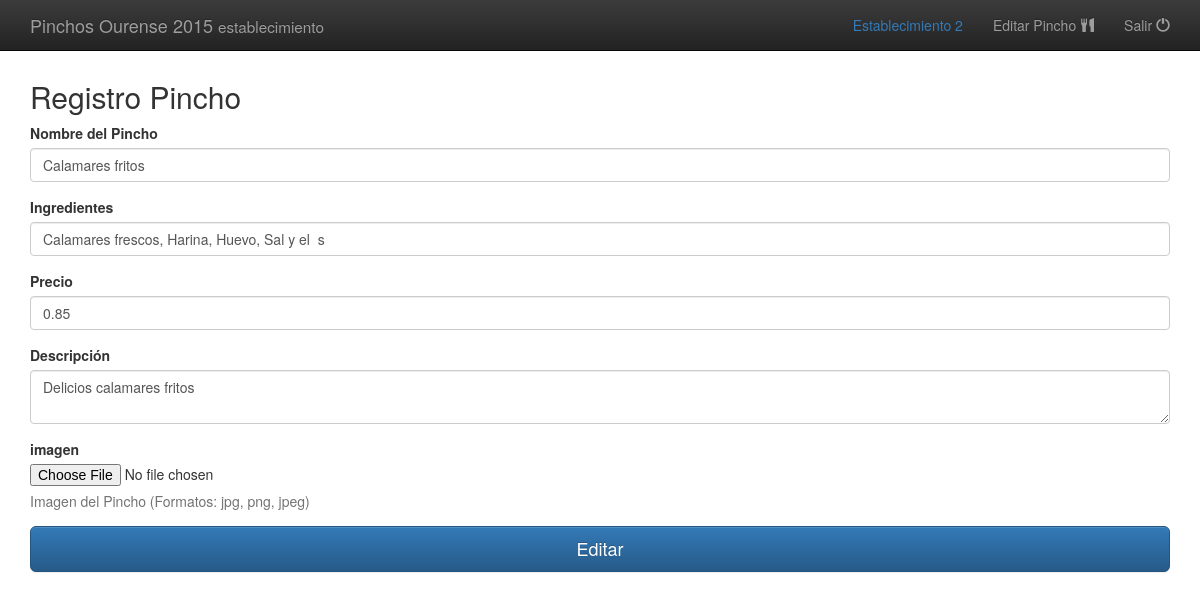
Page /controller/establecimientoController.php?action=verPincho (signed in) on the committed database.
### tables this page shows
CREATE TABLE IF NOT EXISTS `configuracion` (
  `id` int(11) NOT NULL AUTO_INCREMENT,
  `logo` varchar(250) NOT NULL,
  `nombre` varchar(250) NOT NULL,
  `descripcion` mediumtext NOT NULL,
  `imagen` varchar(250) NOT NULL,
  `f_inicio` date NOT NULL,
  `f_fin` date NOT NULL,
  `resultados` tinyint(1) NOT NULL DEFAULT '0',
  `votacionesFinalistas` tinyint(1) NOT NULL DEFAULT '0',
  `votacionesGanadores` tinyint(1) NOT NULL DEFAULT '0',
  `votacionesPopulares` tinyint(1) NOT NULL DEFAULT '0',
  PRIMARY KEY (`id`)
);

CREATE TABLE IF NOT EXISTS `pinchos` (
  `pincho_id` int(11) unsigned NOT NULL AUTO_INCREMENT,
  `usuario_id` int(11) NOT NULL,
  `ingredientes` varchar(45) NOT NULL,
  `nombre` varchar(150) NOT NULL,
  `precio` decimal(4,2) NOT NULL,
  `finalista` tinyint(1) NOT NULL DEFAULT '0',
  `imagen` varchar(250) NOT NULL,
  `descripcion` mediumtext NOT NULL,
  `validado` tinyint(1) NOT NULL DEFAULT '0',
  PRIMARY KEY (`pincho_id`),
  KEY `fk_pinchos_establecimientos1_idx` (`usuario_id`)
);

### model/Configuracion.php (called while the page is built, shortened)
<?php
class Configuracion extends Model{
	private $id;
	function __construct(){
	   $this->id=1;
	}
	public function get(){
		$sentencia = $GLOBALS['DB']->prepare('SELECT *
								FROM configuracion
								WHERE id = ? ');
		$sentencia->execute(array($this->id));
		$resul=$sentencia->fetchall()[0];
		$this->nombre=$resul['nombre'];
		return $this;
	}
}

### model/Pincho.php (called while the page is built, shortened)
<?php
class Pincho extends Model{
	public $usuario_id;
	public function getPinchoByUsuarioId(){
		$sentencia = $GLOBALS['DB']->prepare('SELECT pincho_id,usuario_id,ingredientes,nombre,precio,finalista,imagen,descripcion,validado
								FROM pinchos
								WHERE usuario_id = ?' );
		$sentencia->execute(array($this->usuario_id));
		$result=$sentencia->fetchall(PDO::FETCH_CLASS, "Pincho");
		if($sentencia->rowCount() == 1){
			$result = $result[0];
			$this->usuario_id=$result->usuario_id;
			$this->descripcion=$result->descripcion;
			$this->ingredientes=$result->ingredientes;
			$this->nombre=$result->nombre;
			$this->precio=$result->precio;
			$this->validado=$result->validado;
			return $this;
		}else{
			return false;
		}
	}
}

### model/Establecimiento.php (called while the page is built, shortened)
<?php
include_once($GLOBALS['MODEL_PATH'].'Pincho.php');
class Establecimiento extends Model{
		public $usuario_id;
	public function hasPincho(){
		$pincho = new Pincho();
		$pincho->usuario_id = $this->usuario_id;
		if($pincho->getPinchoByUsuarioId())
			return $pincho;
		else
			return false;
	}
}

### template/establecimiento/editarPincho.php (the view)
<div class="container">
	<form role="form"  Method="POST" enctype="multipart/form-data"  action="<?php echo $GLOBALS['CONTROLLER_URL'].'pinchoController.php';?>" >
		<h2>Registro Pincho</h2>
		<div class="form-group">
			<label for="inputNombre">Nombre del Pincho</label>
			<input type="text" id="inputNombre" class="form-control" placeholder="Nombre del pincho" name="nombrePincho" value="<?= $GLOBALS['Pincho']->nombre ?>" required autofocus>
		</div>
		<div class="form-group">
			<label for="inputIngredientes" >Ingredientes</label>
			<input type="text" id="inputPhone" class="form-control" placeholder="Ingredientes" name="ingredientes" value="<?= $GLOBALS['Pincho']->ingredientes ?>"  required>
		</div>
		<div class="form-group">
			<label for="inputPrecio" >Precio</label>
			<input type="text" id="inputEmail" class="form-control" placeholder="Precio" name="precio" value="<?= $GLOBALS['Pincho']->precio ?>" required>
		</div>
		<div class="form-group">
			<label for="inputDescripcion" >Descripción</label>
			<textarea id="inputDescripcion"  class="form-control"  placeholder="Descripcion" name="descripcionPincho" required><?= $GLOBALS['Pincho']->descripcion ?></textarea>
		</div>
		<div class="form-group">
			<label for="inputPassword">imagen</label>
			<input type="file" id="inputPassword" name="imagen" >
			<p class="help-block">Imagen del Pincho (Formatos: jpg, png, jpeg)</p>
		</div>
		<button class="btn btn-lg btn-primary btn-block" type="submit"  value="editarPincho" name="action" >Editar</button>
	</form>
</div>

### template/layouts/loginNavEstablecimiento.php (shortened to what this page needs)
<nav class="navbar navbar-inverse navbar-fixed-top" role="navigation">
  <div class="container">
	<div class="navbar-header">
	  <a class="navbar-brand" href="/"><?php echo $GLOBALS['conf']->nombre;?> <small class="hidden-xs hidden-sm"><?php echo $_SESSION['user']['role'];?></small></a>
	</div>
	<div id="navbar" class="navbar-collapse collapse">
	  <ul class="nav navbar-nav navbar-right">
		<li><p class="navbar-text" href="#"><a href="<?php echo $GLOBALS['CONTROLLER_URL'].'establecimientoController.php'?>" ><?php echo $_SESSION['user']['name'];?></a></p></li>
		<?php if($GLOBALS['Pincho'] != false):?>
			<?php if(!$GLOBALS['Pincho']->validado):?>
				<li><a href="<?php echo $GLOBALS['CONTROLLER_URL'].'establecimientoController.php?action=verPincho'?>">Editar Pincho <span class="glyphicon glyphicon-cutlery" aria-hidden="true"/></a></li>
			<?php else: ?>
				<li><a href="<?php echo $GLOBALS['CONTROLLER_URL'].'establecimientoController.php?action=generarCodigos'?>">Generar códigos <span class="glyphicon glyphicon-cutlery" aria-hidden="true"/></a></li>
			<?php endif;?>
		<?php else: ?>
			<li><a href="<?php echo $GLOBALS['CONTROLLER_URL'].'establecimientoController.php?action=registrarPincho'?>">Registrar Pincho <span class="glyphicon glyphicon-cutlery" aria-hidden="true"/></a></li>
		<?php endif;?>
		<li><a href="<?php echo $GLOBALS['CONTROLLER_URL'].'usersController.php?action=logout'?>">Salir <span class="glyphicon glyphicon-off" aria-hidden="true"/></a></li>
	  </ul>
	</div>
  </div>
</nav>

### rows in the picture
configuracion: nombre "Pinchos Ourense 2015"
pinchos: nombrePincho "Calamares fritos", ingredientes "Calamares frescos, Harina, Huevo, Sal y el s", precio "0.85", descripcionPincho "Delicios calamares fritos"

### other values in the picture
$_SESSION['user']['role'] "establecimiento"
$_SESSION['user']['name'] "Establecimiento 2"
